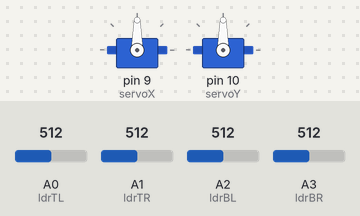
Bench run of a sketch on a simulated Arduino Uno, built with avr-gcc and run on an emulated ATmega328P. Parts: 2 × servo. The test bench sets the inputs (shaded band); at power-on: A0 (ldrTL) = 512, A1 (ldrTR) = 512, A2 (ldrBL) = 512, A3 (ldrBR) = 512. What the sketch prints to the serial monitor is not drawn.

Above: at 1.2 s.
1.3 s: A0 (ldrTL) set to 581
2.8 s: A0 (ldrTL) set to 603
At 5.6 s:
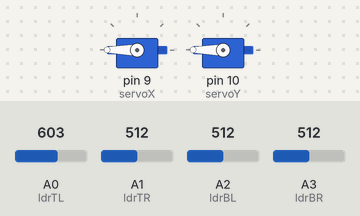
5.8 s: A1 (ldrTR) set to 671
7.3 s: A1 (ldrTR) set to 702
At 7.58 s:
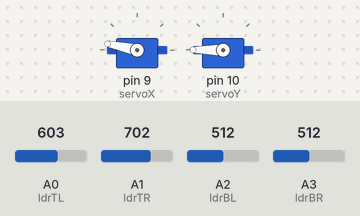
10.3 s: A2 (ldrBL) set to 549
At 10.3 s:
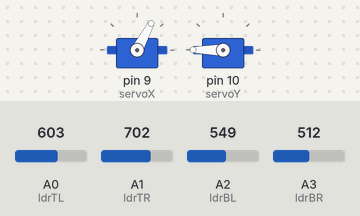
11.8 s: A3 (ldrBR) set to 716
At 14.4 s:
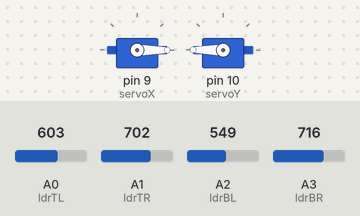
Timing chart, 0 to 15.8 s (numbered marks = the images above; inputs shaded):
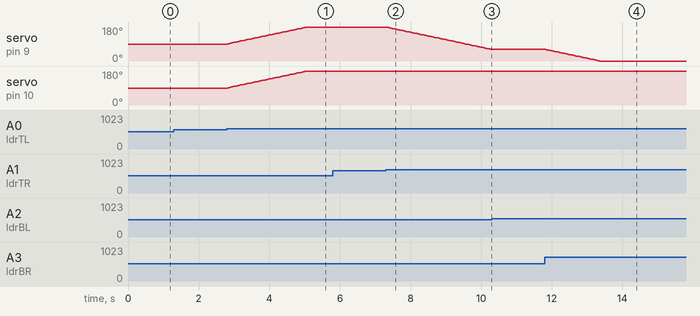

The sketch:

Solar_Tracker.ino
```cpp
#include <Servo.h>

Servo servoX;  // Horizontal movement (East-West)
Servo servoY;  // Vertical movement (North-South)

const int ldrTL = A0;  // Top-Left LDR
const int ldrTR = A1;  // Top-Right LDR
const int ldrBL = A2;  // Bottom-Left LDR
const int ldrBR = A3;  // Bottom-Right LDR

int tolerance = 40;    // Change this value if needed

void setup() {
  servoX.attach(9);    // Pin 9 for horizontal servo
  servoY.attach(10);   // Pin 10 for vertical servo

  servoX.write(90);    // Start at middle position
  servoY.write(90);

  Serial.begin(9600);
  Serial.println("Solar Tracker Started!");
}

void loop() {
  int tl = analogRead(ldrTL);
  int tr = analogRead(ldrTR);
  int bl = analogRead(ldrBL);
  int br = analogRead(ldrBR);

  int avgTop = (tl + tr) / 2;
  int avgBottom = (bl + br) / 2;
  int avgLeft = (tl + bl) / 2;
  int avgRight = (tr + br) / 2;

  // Vertical control
  if (avgTop - avgBottom > tolerance) {
    servoY.write(constrain(servoY.read() + 2, 0, 180));
  } else if (avgBottom - avgTop > tolerance) {
    servoY.write(constrain(servoY.read() - 2, 0, 180));
  }

  // Horizontal control
  if (avgLeft - avgRight > tolerance) {
    servoX.write(constrain(servoX.read() + 2, 0, 180));
  } else if (avgRight - avgLeft > tolerance) {
    servoX.write(constrain(servoX.read() - 2, 0, 180));
  }

  delay(50);  // Small delay for smooth movement
}
```

Measured:
- the behaviour switches between 593 and 594 on A0 (ldrTL) (found by bisection; images 0 and 1)
- the behaviour switches between 683 and 684 on A1 (ldrTR) (found by bisection; images 1 and 2)
- the behaviour switches between 530 and 531 on A2 (ldrBL) (found by bisection; images 2 and 3)
- after the input at 1.3 s, every drawn part: stays the same
- after the input at 2.8 s, servo on pin 9 (servoX), servo on pin 10 (servoY): moves from 90° to 180° over 2.2 s, starting at once
- after the input at 5.8 s, every drawn part: stays the same
- after the input at 7.3 s, servo on pin 9 (servoX): moves from 180° to 62° over 2.9 s, starting at once
- after the input at 10.3 s, servo on pin 9 (servoX): stays 62° (without the input it goes to 60° after 0.01 s)
- after the input at 11.8 s, servo on pin 9 (servoX): moves from 62° to 0° over 1.5 s, starting at once
